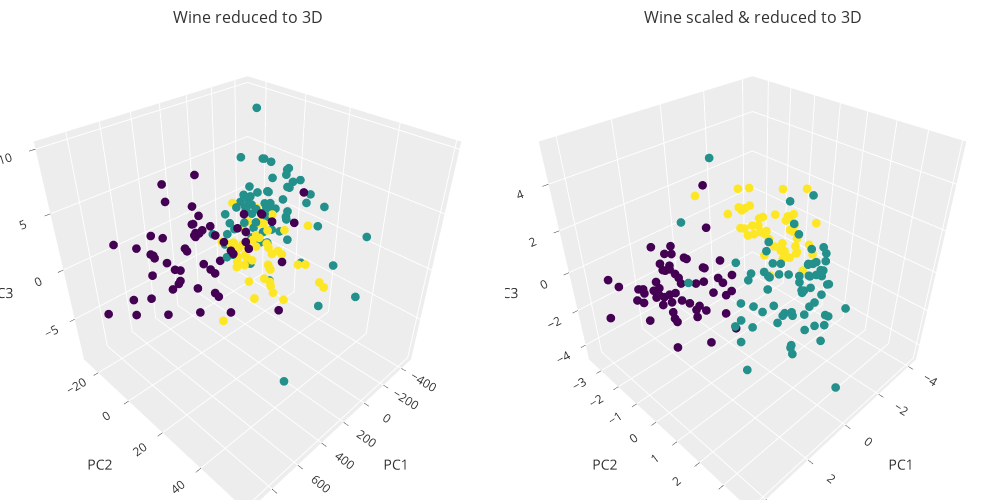

This figure's notebook cell:
### Code cell
trace1 = go.Scatter3d(
    x=wine_X_3d[:, 0], y=wine_X_3d[:, 1], z=wine_X_3d[:, 2], mode='markers', 
    marker=dict(size=3,  color=y, colorscale='Viridis',)
)
trace2 = go.Scatter3d(
    x=wine_X_3d_scaled[:, 0], y=wine_X_3d_scaled[:, 1], z=wine_X_3d_scaled[:, 2], 
    mode='markers', 
    marker=dict(size=3,  color=y, colorscale='Viridis',)
)
layout = dict(
    height=500, width=1000, autosize=False,
    margin=dict(l=0, r=0, b=0, t=30),
    template="ggplot2", showlegend=False,
)
scenes = {
    "scene": dict(xaxis_title="PC1", yaxis_title="PC2", 
                  zaxis_title="PC3", aspectmode="cube"),
    "scene2": dict(xaxis_title="PC1", yaxis_title="PC2",
                   zaxis_title="PC3", aspectmode="cube"),
}

fig = make_subplots(
    rows=1, cols=2, horizontal_spacing=0.01,
    subplot_titles=("Wine reduced to 3D", "Wine scaled & reduced to 3D"), 
    specs=[[{'type': 'scatter3d'}, {'type': 'scatter3d'}]]
)
fig.add_trace(trace1, row=1, col=1)
fig.add_trace(trace2, row=1, col=2)
fig.update_layout(layout)
fig.update_layout(scenes)
fig.show(config={'displayModeBar': False, 'scrollZoom': False})

# Note: the left chart has different units and classes are hardly separable

### Figure 1 — Plotly figure (JSON) as saved in the notebook; plotly's stock layout.template omitted (floating-point values rounded to 4 significant figures; data arrays with more than 128 entries replaced by an {"elided": "..."} marker saying what was removed)
{"data": [{"marker": {"color": {"elided": "178 int values"}, "colorscale": [[0, "#440154"], [0.1111, "#482878"], [0.2222, "#3e4989"], [0.3333, "#31688e"], [0.4444, "#26828e"], [0.5556, "#1f9e89"], [0.6667, "#35b779"], [0.7778, "#6ece58"], [0.8889, "#b5de2b"], [1, "#fde725"]], "size": 3}, "mode": "markers", "scene": "scene", "type": "scatter3d", "x": {"elided": "178 float values"}, "y": {"elided": "178 float values"}, "z": {"elided": "178 float values"}}, {"marker": {"color": {"elided": "178 int values"}, "colorscale": [[0, "#440154"], [0.1111, "#482878"], [0.2222, "#3e4989"], [0.3333, "#31688e"], [0.4444, "#26828e"], [0.5556, "#1f9e89"], [0.6667, "#35b779"], [0.7778, "#6ece58"], [0.8889, "#b5de2b"], [1, "#fde725"]], "size": 3}, "mode": "markers", "scene": "scene2", "type": "scatter3d", "x": {"elided": "178 float values"}, "y": {"elided": "178 float values"}, "z": {"elided": "178 float values"}}], "layout": {"annotations": [{"font": {"size": 16}, "showarrow": false, "text": "Wine reduced to 3D", "x": 0.2475, "xanchor": "center", "xref": "paper", "y": 1, "yanchor": "bottom", "yref": "paper"}, {"font": {"size": 16}, "showarrow": false, "text": "Wine scaled & reduced to 3D", "x": 0.7525, "xanchor": "center", "xref": "paper", "y": 1, "yanchor": "bottom", "yref": "paper"}], "autosize": false, "height": 500, "margin": {"b": 0, "l": 0, "r": 0, "t": 30}, "scene": {"aspectmode": "cube", "aspectratio": {"x": 1, "y": 1, "z": 1}, "domain": {"x": [0, 0.495], "y": [0, 1]}, "xaxis": {"title": {"text": "PC1"}, "type": "linear"}, "yaxis": {"title": {"text": "PC2"}, "type": "linear"}, "zaxis": {"title": {"text": "PC3"}, "type": "linear"}}, "scene2": {"aspectmode": "cube", "aspectratio": {"x": 1, "y": 1, "z": 1}, "domain": {"x": [0.505, 1], "y": [0, 1]}, "xaxis": {"title": {"text": "PC1"}, "type": "linear"}, "yaxis": {"title": {"text": "PC2"}, "type": "linear"}, "zaxis": {"title": {"text": "PC3"}, "type": "linear"}}, "showlegend": false, "width": 1000}}
